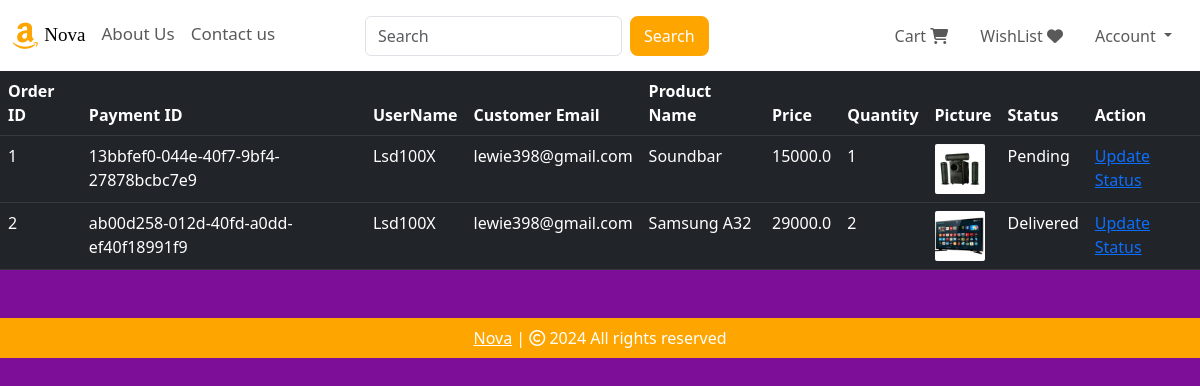
The page /view-orders (signed in) on the database its author committed.
### website/models.py (models this page shows, shortened)
class Order(db.Model):
    id = db.Column(db.Integer, primary_key=True)
    quantity = db.Column(db.Integer, nullable=False)
    price = db.Column(db.Float, nullable=False)
    status = db.Column(db.String(100), nullable=False)
    payment_id = db.Column(db.String(1000), nullable=False)
    customer_link = db.Column(db.Integer, db.ForeignKey('customer.id'), nullable=False)
    product_link = db.Column(db.Integer, db.ForeignKey('product.id'), nullable=False)

class Customer(db.Model, UserMixin):
    id = db.Column(db.Integer, primary_key=True)
    email = db.Column(db.String(100), unique=True)
    username = db.Column(db.String)
    password_hash = db.Column(db.String)
    date_joined = db.Column(db.DateTime(), default=datetime.utcnow)
    cart_items = db.relationship('Cart', backref=db.backref('customer', lazy=True))
    orders = db.relationship('Order', backref=db.backref('customer', lazy=True))
    @property
    def password(self):
        raise AttributeError('This is not a readable Attribute')

class Product(db.Model):
    id = db.Column(db.Integer, primary_key=True)
    product_name = db.Column(db.String(100), nullable=False)
    current_price = db.Column(db.Float, nullable=False)
    previous_price = db.Column(db.Float, nullable=False)
    in_stock = db.Column(db.Integer, nullable=False)
    product_picture = db.Column(db.String(1000), nullable=False)
    flash_sale = db.Column(db.Boolean, default=False)
    date_added = db.Column(db.DateTime(), default=datetime.utcnow)
    carts = db.relationship('Cart', backref=db.backref('product', lazy=True))
    orders = db.relationship('Order', backref=db.backref('product', lazy=True))

### website/admin.py (the view)
@admin.route('/view-orders')
@login_required
def order_view():
    if current_user.id == 1:
        orders = Order.query.all()
        return render_template('view_orders.html', orders=orders)
    return render_template('404.html')

### website/__init__.py (called while the page is built)
def create_app():
    app = Flask(__name__)
    app.config['SECRET_KEY'] = 'KJHGWSnbvbno9878ikhgfedf'
    app.config['SQLALCHEMY_DATABASE_URI'] = f'sqlite:///{DB_NAME}'
    db.init_app(app)
    login_manager = LoginManager()
    login_manager.init_app(app)
    login_manager.login_view = 'auth.login'
    @login_manager.user_loader
    def load_user(id):
        return Customer.query.get(int(id))
    from .views import views
    from .auth import auth
    from .admin import admin
    from .models import Customer, Cart, Product, Order
    app.register_blueprint(views, url_prefix='/')
    app.register_blueprint(auth, url_prefix='/')
    app.register_blueprint(admin, url_prefix='/')
    with app.app_context():
        create_database()
    return app

### website/templates/view_orders.html (shortened to what this page needs)
{% extends 'base.html' %}
{% block body %}
<table class="table table-dark table-hover">
    <thead>
        <tr>
            <th scope="col">Order ID</th>
            <th scope="col">Payment ID</th>
            <th scope="col">UserName</th>
            <th scope="col">Customer Email</th>
            <th scope="col">Product Name</th>
            <th scope="col">Price</th>
            <th scope="col">Quantity</th>
            <th scope="col">Picture</th>
            <th scope="col">Status</th>
            <th scope="col">Action</th>
        </tr>
    </thead>
    <tbody>
        {% for order in orders %}
        <tr>
            <td>{{ order.id }}</td>
            <td>{{ order.payment_id }}</td>
            <td>{{ order.customer.username }}</td>
            <td>{{ order.customer.email }}</td>
            <td>{{ order.product.product_name }}</td>
            <td>{{ order.price }}</td>
            <td>{{ order.quantity }}</td>
            <td><img src="{{ order.product.product_picture }}" alt="" style="height: 50px; width: 50px; border-radius: 2px;"></td>
            <td>{{ order.status}}</td>
            <td>
                <a href="/update-order/{{ order.id }}">Update Status</a>
            </td>
        </tr>
        {% endfor %}
    </tbody>
</table>
{% endblock %}

### rows shown on the page
Order: id "1", payment_id "13bbfef0-044e-40f7-9bf4-27878bcbc7e9", customer.username "Lsd100X", customer.email "lewie398@gmail.com", product.product_name "Soundbar", price "15000.0", quantity "1", product.product_picture (picture), status "Pending"
Order: id "2", payment_id "ab00d258-012d-40fd-a0dd-ef40f18991f9", customer.username "Lsd100X", customer.email "lewie398@gmail.com", product.product_name "Samsung A32", price "29000.0", quantity "2", product.product_picture (picture), status "Delivered"
